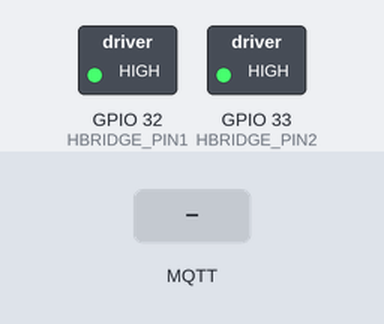
Recording of a sketch running on a simulated ESP32. Parts: switched loads named in the sketch (green lamp = pin HIGH). Inputs (shaded band) come from the test bench. WiFi joins after 1.5 s; servers stay silent unless stated; no MQTT or app messages arrive unless stated; what the sketch prints to the serial monitor is not drawn.

Above: at 2.9 s.
3.0 s: MQTT message "5" arrives on the first subscribed topic
At 3.5 s:
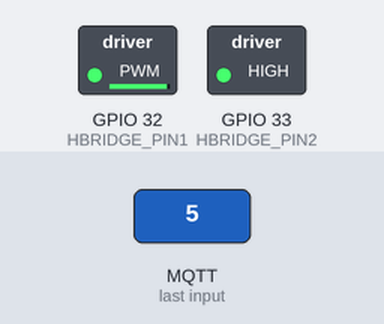
4.5 s: MQTT message "on" arrives on the first subscribed topic
At 5.9 s:
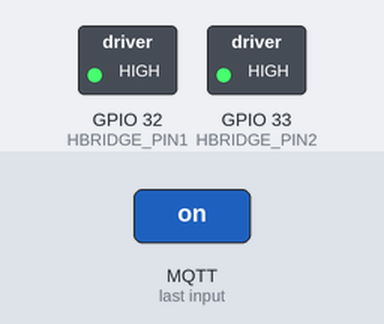
Timing chart, 0 to 7.5 s (numbered marks = the images above; inputs shaded):
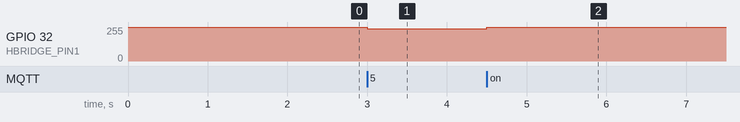

Measured:
- after the input at 3.0 s, GPIO 32 (HBRIDGE_PIN1): 255/255 → 243/255 at once
- after the input at 4.5 s, GPIO 32 (HBRIDGE_PIN1): 243/255 → 255/255 at once

The sketch:

christmas-train.ino
```cpp
#include <WiFi.h>
#include <PubSubClient.h>

// ---- WIFI ----
const char* ssid     = "";
const char* password = "";

// ---- MQTT ----
const char* mqtt_server = "";
const int   mqtt_port   = 1883;
const char* mqtt_topic  = "train/speed";

// ---- MQTT AUTH ----
const char* mqtt_user     = "";
const char* mqtt_pass     = "";

WiFiClient espClient;
PubSubClient client(espClient);

// ---- H-BRIDGE MOTOR DRIVER ----
const int HBRIDGE_PIN1 = 32;  // H-bridge input A
const int HBRIDGE_PIN2 = 33;  // H-bridge input B

// ---- CONFIG ----
const char* status_topic = "train/controller";

// ---- CALLBACK ----
void callback(char* topic, byte* payload, unsigned int length) {
  Serial.print("MQTT message on [");
  Serial.print(topic);
  Serial.print("]: ");

  // Convert payload to string
  String msg;
  for (unsigned int i = 0; i < length; i++) {
    msg += (char)payload[i];
  }
  Serial.println(msg);

  int speedVal = msg.toInt();
  if (speedVal >= -100 && speedVal <= 100) {
    if (speedVal > 0) {
      // Forward
      analogWrite(HBRIDGE_PIN1, map(speedVal, 0, 100, 255, 0));
      analogWrite(HBRIDGE_PIN2, 255);
    } else if (speedVal < 0) {
      // Reverse
      analogWrite(HBRIDGE_PIN1, 255);
      analogWrite(HBRIDGE_PIN2, map(speedVal, 0, -100, 255, 0));
    } else {
      // Coast
      analogWrite(HBRIDGE_PIN1, 255);
      analogWrite(HBRIDGE_PIN2, 255);
    }

    String s = String(speedVal);
    client.publish("train/controller/speed", s.c_str(), true);
  }
}

// ---- MQTT RECONNECT ----
void reconnect() {
  while (!client.connected()) {
    Serial.print("MQTT connecting... ");

    if (client.connect(
          "TrainESC",
          mqtt_user,
          mqtt_pass,
          status_topic,   // last will topic
          0,              // QoS
          true,           // retained
          "offline"       // last will payload
        )) {
      Serial.println("connected!");

      client.publish(status_topic, "online", true);

      client.subscribe(mqtt_topic);
      Serial.print("Subscribed to ");
      Serial.println(mqtt_topic);

    } else {
      Serial.print("failed (rc=");
      Serial.print(client.state());
      Serial.println("). Retrying in 3 seconds...");
      delay(3000);
    }
  }
}

void setup() {
  // Initialize H-bridge pins
  pinMode(HBRIDGE_PIN1, OUTPUT);
  pinMode(HBRIDGE_PIN2, OUTPUT);

  // Set initial state to coast (1,1)
  digitalWrite(HBRIDGE_PIN1, HIGH);
  digitalWrite(HBRIDGE_PIN2, HIGH);
  delay(200);

  Serial.begin(115200);
  Serial.println("Booting...");

  // ---- WIFI ----
  WiFi.begin(ssid, password);
  Serial.print("Connecting to WiFi");
  while (WiFi.status() != WL_CONNECTED) {
    delay(500);
    Serial.print(".");
  }
  Serial.println();
  Serial.println("WiFi connected. IP: " + WiFi.localIP().toString());

  // ---- MQTT ----
  client.setServer(mqtt_server, mqtt_port);
  client.setCallback(callback);

  reconnect();
}

void loop() {
  if (!client.connected()) {
    reconnect();
  }
  client.loop();
}
```
